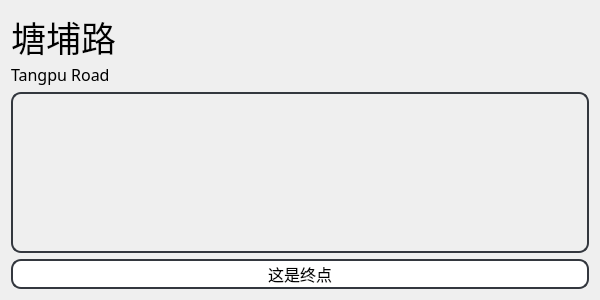
<?xml version="1.0" encoding="UTF-8"?>
<ui version="4.0">
 <class>searched_dialog</class>
 <widget class="QDialog" name="searched_dialog">
  <property name="geometry">
   <rect>
    <x>0</x>
    <y>0</y>
    <width>600</width>
    <height>300</height>
   </rect>
  </property>
  <property name="font">
   <font>
    <family>黑体</family>
    <pointsize>12</pointsize>
   </font>
  </property>
  <property name="windowTitle">
   <string>鹅山通</string>
  </property>
  <property name="windowIcon">
   <iconset>
    <normaloff>icon.svg</normaloff>icon.svg</iconset>
  </property>
  <property name="layoutDirection">
   <enum>Qt::RightToLeft</enum>
  </property>
  <layout class="QVBoxLayout" stretch="1,6,1">
   <item>
    <layout class="QHBoxLayout" name="horizontalLayout_2" stretch="100,100,500">
     <property name="spacing">
      <number>0</number>
     </property>
     <item>
      <layout class="QVBoxLayout" name="number_1">
       <property name="leftMargin">
        <number>3</number>
       </property>
       <property name="rightMargin">
        <number>3</number>
       </property>
      </layout>
     </item>
     <item>
      <layout class="QVBoxLayout" name="number_2">
       <property name="leftMargin">
        <number>3</number>
       </property>
       <property name="rightMargin">
        <number>3</number>
       </property>
      </layout>
     </item>
     <item>
      <layout class="QVBoxLayout" name="verticalLayout">
       <item>
        <widget class="QLabel" name="nameChinese">
         <property name="sizePolicy">
          <sizepolicy hsizetype="Preferred" vsizetype="Fixed">
           <horstretch>0</horstretch>
           <verstretch>0</verstretch>
          </sizepolicy>
         </property>
         <property name="font">
          <font>
           <family>黑体</family>
           <pointsize>26</pointsize>
           <weight>50</weight>
           <bold>false</bold>
           <underline>false</underline>
          </font>
         </property>
         <property name="text">
          <string>塘埔路</string>
         </property>
         <property name="textFormat">
          <enum>Qt::AutoText</enum>
         </property>
         <property name="alignment">
          <set>Qt::AlignBottom|Qt::AlignLeading|Qt::AlignLeft</set>
         </property>
        </widget>
       </item>
       <item>
        <widget class="QLabel" name="nameEnglish">
         <property name="sizePolicy">
          <sizepolicy hsizetype="Preferred" vsizetype="Fixed">
           <horstretch>0</horstretch>
           <verstretch>0</verstretch>
          </sizepolicy>
         </property>
         <property name="font">
          <font>
           <family>微软雅黑 Light</family>
           <pointsize>12</pointsize>
           <weight>50</weight>
           <bold>false</bold>
          </font>
         </property>
         <property name="text">
          <string>Tangpu Road</string>
         </property>
         <property name="textFormat">
          <enum>Qt::AutoText</enum>
         </property>
         <property name="alignment">
          <set>Qt::AlignLeading|Qt::AlignLeft|Qt::AlignTop</set>
         </property>
        </widget>
       </item>
      </layout>
     </item>
    </layout>
   </item>
   <item>
    <widget class="QScrollArea" name="scrollArea">
     <property name="sizePolicy">
      <sizepolicy hsizetype="Expanding" vsizetype="Expanding">
       <horstretch>0</horstretch>
       <verstretch>0</verstretch>
      </sizepolicy>
     </property>
     <property name="layoutDirection">
      <enum>Qt::LeftToRight</enum>
     </property>
     <property name="styleSheet">
      <string notr="true">#scrollArea {
	border-radius: 10px;
	border: 2px solid #33373E;
	border-style: solid;
	padding: 10px;
}
QScrollBar:vertical {
border: none;
width: 10px;
margin: 0px 0 0px 0;
}
QScrollBar::handle:vertical {
background: Gainsboro;
min-height: 20px;
border-radius: 5px;
border: none;
}
QScrollBar::add-line:vertical {
border: 0px solid grey;
height: 0px;
subcontrol-position: bottom;
subcontrol-origin: margin;
}
QScrollBar::sub-line:vertical {
border: 0px solid grey;
height: 0px;
subcontrol-position: top;
subcontrol-origin: margin;
}
QScrollBar::add-page:vertical, QScrollBar::sub-page:vertical {
background: none;
width: 0px;
height: 0px;
}
QScrollBar::handle:vertical:hover,QScrollBar::handle:vertical:pressed{
background: rgb(209, 209, 209);
min-height: 20px;
border-radius: 5px;
border: none;
}</string>
     </property>
     <property name="widgetResizable">
      <bool>true</bool>
     </property>
     <widget class="QWidget" name="scrollAreaWidgetContents">
      <property name="geometry">
       <rect>
        <x>0</x>
        <y>0</y>
        <width>558</width>
        <height>148</height>
       </rect>
      </property>
      <property name="layoutDirection">
       <enum>Qt::LeftToRight</enum>
      </property>
     </widget>
    </widget>
   </item>
   <item>
    <layout class="QHBoxLayout" name="horizontalLayout" stretch="1">
     <item>
      <widget class="QPushButton" name="end">
       <property name="sizePolicy">
        <sizepolicy hsizetype="Preferred" vsizetype="Fixed">
         <horstretch>0</horstretch>
         <verstretch>0</verstretch>
        </sizepolicy>
       </property>
       <property name="minimumSize">
        <size>
         <width>0</width>
         <height>30</height>
        </size>
       </property>
       <property name="font">
        <font>
         <family>黑体</family>
         <pointsize>12</pointsize>
        </font>
       </property>
       <property name="styleSheet">
        <string notr="true">QPushButton {
	border-radius: 10px;
	border: 2px solid #33373E;
    background-color: #FFFFFF;    
}
QPushButton:hover {
    background-color: rgb(209, 209, 209); 
}
QPushButton:pressed {
    background-color: rgb(190, 190, 190); 
}</string>
       </property>
       <property name="text">
        <string>这是终点</string>
       </property>
      </widget>
     </item>
    </layout>
   </item>
  </layout>
 </widget>
 <resources/>
 <connections/>
</ui>
